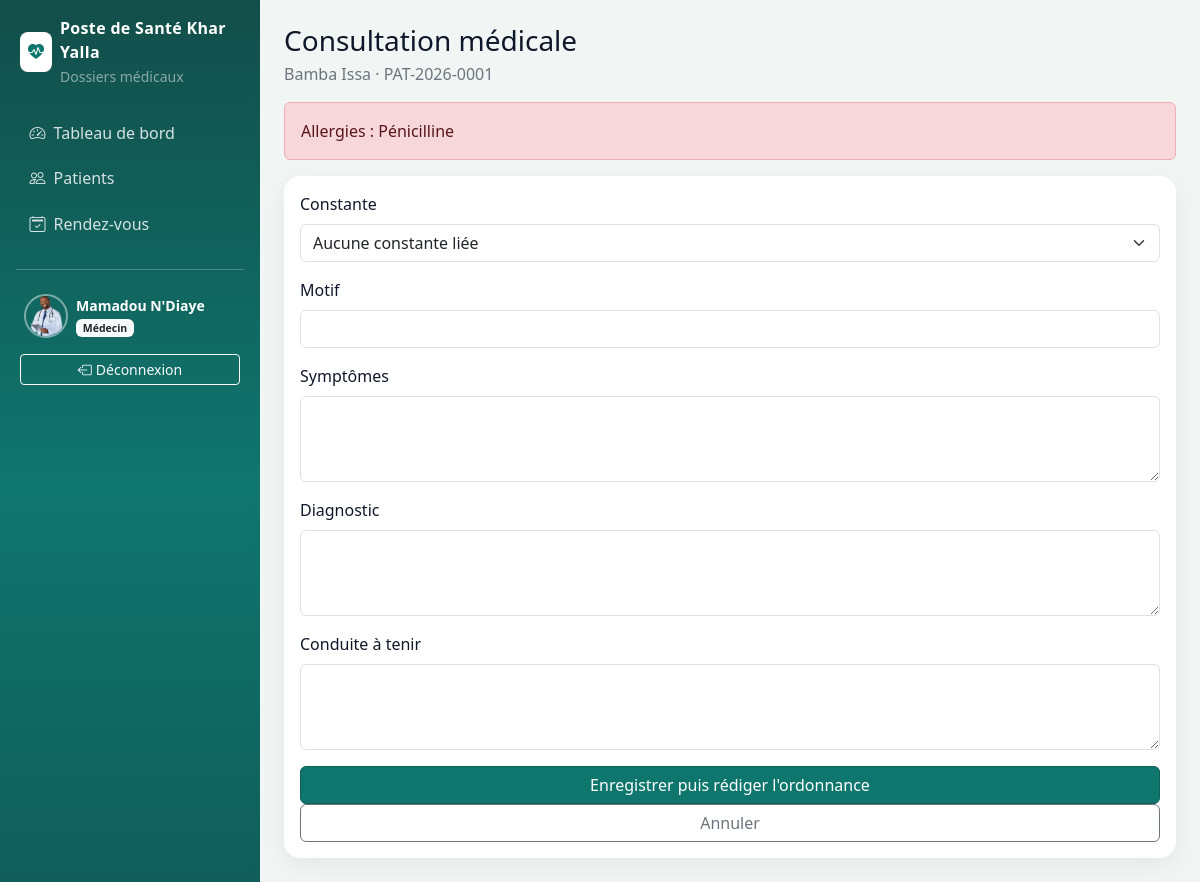
The app's page /consultations/patients/1/nouvelle/ (signed in) with its own data.
### accounts/models.py (models this page shows, shortened)
class User(AbstractUser):
    class Role(models.TextChoices):
        ADMIN = "ADMIN", "Administrateur"
        MEDECIN = "MEDECIN", "Médecin"
        INFIRMIER = "INFIRMIER", "Infirmier"
        RECEPTIONNISTE = "RECEPTIONNISTE", "Réceptionniste"
    ROLES_CREABLES = (
        (Role.MEDECIN, "Médecin"),
        (Role.INFIRMIER, "Infirmier"),
        (Role.RECEPTIONNISTE, "Réceptionniste"),
    )
    role = models.CharField(
        "rôle",
        max_length=20,
        choices=Role.choices,
        default=Role.RECEPTIONNISTE,
        help_text="Ça décide ce que la personne a le droit de faire.",
    )
    telephone = models.CharField("téléphone", max_length=30, blank=True)
    photo = models.ImageField(
        "photo de profil",
        upload_to=photo_upload_to,
        blank=True,
        null=True,
    )
    class Meta:
        verbose_name = "utilisateur"
        verbose_name_plural = "utilisateurs"
        ordering = ["last_name", "first_name", "username"]
    def is_admin(self):
        return self.role == self.Role.ADMIN
    def is_medecin(self):
        return self.role == self.Role.MEDECIN
    def is_infirmier(self):
        return self.role == self.Role.INFIRMIER
    def is_receptionniste(self):
        return self.role == self.Role.RECEPTIONNISTE
    def is_soignant(self):
        return self.role in (self.Role.MEDECIN, self.Role.INFIRMIER)

### patients/models.py (models this page shows, shortened)
class Patient(models.Model):
    class Genre(models.TextChoices):
        M = "M", "Masculin"
        F = "F", "Féminin"
    class GroupeSanguin(models.TextChoices):
        A_POS = "A+", "A+"
        A_NEG = "A-", "A-"
        B_POS = "B+", "B+"
        B_NEG = "B-", "B-"
        AB_POS = "AB+", "AB+"
        AB_NEG = "AB-", "AB-"
        O_POS = "O+", "O+"
        O_NEG = "O-", "O-"
        INCONNU = "INCONNU", "Inconnu"
    numero_dossier = models.CharField(
        "numéro de dossier",
        max_length=20,
        unique=True,
        editable=False,
        help_text="Généré automatiquement : PAT-AAAA-XXXX",
    )
    nom = models.CharField(max_length=80)
    prenom = models.CharField("prénom", max_length=80)
    date_naissance = models.DateField("date de naissance")
    genre = models.CharField(max_length=1, choices=Genre.choices)
    groupe_sanguin = models.CharField(
        max_length=8,
        choices=GroupeSanguin.choices,
        default=GroupeSanguin.INCONNU,
    )
    telephone = models.CharField("téléphone", max_length=30, blank=True)
    adresse = models.CharField(max_length=255, blank=True)
    antecedent_medicaux = models.TextField("antécédents médicaux", blank=True)
    antecedent_chirurgicaux = models.TextField("antécédents chirurgicaux", blank=True)
    allergies = models.TextField(blank=True)
    created_at = models.DateTimeField("créé le", auto_now_add=True)
    updated_at = models.DateTimeField("modifié le", auto_now=True)
    created_by = models.ForeignKey(
        settings.AUTH_USER_MODEL,
        on_delete=models.SET_NULL,
        null=True,
        blank=True,
        related_name="patients_crees",
        verbose_name="enregistré par",
    )
    class Meta:
        ordering = ["nom", "prenom"]
        verbose_name = "patient"
        verbose_name_plural = "patients"
        indexes = [
            models.Index(fields=["nom", "prenom"]),
            models.Index(fields=["numero_dossier"]),
        ]
    def __str__(self):
        return f"{self.numero_dossier} — {self.nom} {self.prenom}"
    def get_absolute_url(self):
        return reverse("patients:detail", kwargs={"pk": self.pk})

### consultations/views.py (the view, shortened to what this page needs)
class ConsultationCreateView(SoignantMixin, PatientKwargMixin, CreateView):
    model = Consultation
    form_class = ConsultationForm
    template_name = "consultations/consultation_form.html"
    def get_form_kwargs(self):
        kwargs = super().get_form_kwargs()
        kwargs["patient"] = self.get_patient()
        return kwargs
    def get_context_data(self, **kwargs):
        ctx = super().get_context_data(**kwargs)
        ctx["patient"] = self.get_patient()
        return ctx

### consultations/forms.py
class ConsultationForm(BootstrapFormMixin, forms.ModelForm):
    class Meta:
        model = Consultation
        fields = ["constante", "motif", "symptomes", "diagnostic", "conduite_a_tenir"]
        widgets = {
            "symptomes": forms.Textarea(attrs={"rows": 3}),
            "diagnostic": forms.Textarea(attrs={"rows": 3}),
            "conduite_a_tenir": forms.Textarea(attrs={"rows": 3}),
        }
    def __init__(self, *args, patient: Optional[Patient] = None, **kwargs):
        super().__init__(*args, **kwargs)
        self.fields["constante"].required = False
        if patient is not None:
            self.fields["constante"].queryset = Constante.objects.filter(patient=patient)
            self.fields["constante"].empty_label = "Aucune constante liée"

### accounts/audit.py (called while the page is built)
def masquer_commandes_expirees():
    seuil = timezone.now() - timedelta(hours=24)
    return AuditLog.objects.filter(efface_le__isnull=True, created_at__lt=seuil).update(
        efface_le=timezone.now()
    )

### accounts/context_processors.py (called while the page is built, shortened)
def role_flags(request):
    user = getattr(request, "user", None)
    return {
        "is_admin_role": user.is_admin(),
        "is_medecin_role": user.is_medecin(),
        "is_infirmier_role": user.is_infirmier(),
        "is_reception_role": user.is_receptionniste(),
        "is_soignant_role": user.is_soignant(),
    }

def structure(_request):
    from django.conf import settings
    return {"NOM_STRUCTURE": getattr(settings, "NOM_STRUCTURE", "Poste de Santé Khar Yalla")}

### accounts/permissions.py (called while the page is built)
    def test_func(self):
        user = self.request.user
        if not user.is_authenticated:
            return False
        return user.role in self.allowed_roles

### consultations/models.py (called while the page is built)
    def __str__(self):
        return f"Constantes {self.patient} — {self.date:%d/%m/%Y %H:%M}"

### consultations/views.py (called while the page is built)
    def get_patient(self):
        return get_object_or_404(Patient, pk=self.kwargs["patient_pk"])

### templates/consultations/consultation_form.html (shortened to what this page needs)
{% extends "base.html" %}
{% block content %}
<h1 class="h3 mb-1">Consultation médicale</h1>
<p class="text-secondary">{{ patient.nom }} {{ patient.prenom }} · {{ patient.numero_dossier }}</p>
{% if patient.allergies %}
  <div class="alert alert-danger">Allergies : {{ patient.allergies }}</div>
{% endif %}
<form method="post" class="card stat-card card-body" novalidate>
  {% for field in form %}
    <div class="mb-3">
      <label class="form-label" for="{{ field.id_for_label }}">{{ field.label }}</label>
      {{ field }}
    </div>
  {% endfor %}
  <button class="btn btn-success" type="submit">
    {% if is_medecin_role %}Enregistrer puis rédiger l'ordonnance{% else %}Enregistrer la consultation{% endif %}
  </button>
  <a class="btn btn-outline-secondary" href="{{ patient.get_absolute_url }}">Annuler</a>
</form>
{% endblock %}

### templates/base.html (shortened to what this page needs)
<!DOCTYPE html>
<html lang="fr">
<head>
  <link href="https://cdn.jsdelivr.net/npm/bootstrap@5.3.3/dist/css/bootstrap.min.css" rel="stylesheet">
  <link href="https://cdn.jsdelivr.net/npm/bootstrap-icons@1.11.3/font/bootstrap-icons.min.css" rel="stylesheet">
  {% load static %}
  <link rel="stylesheet" href="{% static 'css/app.css' %}">
</head>
<body class="app-body">
  <div class="d-flex">
    <aside class="sidebar text-white p-3 no-print">
      <div class="d-flex align-items-center gap-2 mb-4 px-1">
        <span class="bg-white text-success rounded-3 p-2"><i class="bi bi-heart-pulse-fill"></i></span>
        <div>
          <div class="brand">{{ NOM_STRUCTURE }}</div>
          <small class="text-white-50">Dossiers médicaux</small>
        </div>
      </div>
      <nav class="nav flex-column gap-1">
        <a class="nav-link {% if request.resolver_match.url_name == 'dashboard' %}active{% endif %}" href="{% url 'reports:dashboard' %}">
          <i class="bi bi-speedometer2 me-2"></i>Tableau de bord
        </a>
        {% if not is_admin_role %}
        <a class="nav-link {% if request.resolver_match.app_name == 'patients' %}active{% endif %}" href="{% url 'patients:liste' %}">
          <i class="bi bi-people me-2"></i>Patients
        </a>
        {% endif %}
        {% if is_medecin_role %}
        <a class="nav-link {% if request.resolver_match.url_name and 'rdv' in request.resolver_match.url_name %}active{% endif %}" href="{% url 'consultations:rdv_liste' %}">
          <i class="bi bi-calendar2-check me-2"></i>Rendez-vous
        </a>
        {% endif %}
      </nav>
      <hr class="border-light opacity-25 my-4">
      <a href="{% url 'accounts:profil' %}" class="d-flex align-items-center gap-2 px-2 text-white text-decoration-none">
        {% if request.user.photo %}
          <img src="{{ request.user.photo.url }}" alt="Photo de profil" class="avatar-profil">
        {% else %}
          <span class="avatar-profil avatar-fallback">{{ request.user.first_name|slice:":1"|default:request.user.username|slice:":1"|upper }}</span>
        {% endif %}
        <div class="small">
          <div class="fw-semibold">{{ request.user.get_full_name|default:request.user.username }}</div>
          <span class="badge text-bg-light text-dark badge-role">{{ request.user.get_role_display }}</span>
        </div>
      </a>
      <form method="post" action="{% url 'accounts:logout' %}" class="mt-3 px-1">
        <button class="btn btn-outline-light btn-sm w-100" type="submit">
          <i class="bi bi-box-arrow-left me-1"></i>Déconnexion
        </button>
      </form>
    </aside>
    <main class="flex-grow-1 p-4">
      {% block content %}{% endblock %}
    </main>
  </div>
</body>
</html>

### static/css/app.css (style rules this page uses)
:root { --hc-teal: #0f766e; --hc-teal-dark: #115e59; --hc-teal-deep: #134e4a; --hc-ink: #0f172a; --hc-muted: #64748b; --hc-bg: #f1f5f4; }
html, body { height: 100%; }
body.app-body { background: var(--hc-bg); color: var(--hc-ink); }
.btn-success { background-color: var(--hc-teal); border-color: var(--hc-teal-dark); }
.text-success { color: var(--hc-teal) !important; }
.sidebar { width: 260px; min-height: 100vh; background: linear-gradient(180deg, var(--hc-teal-deep) 0%, var(--hc-teal) 55%, var(--hc-teal-dark) 100%); }
.sidebar .brand { font-weight: 700; letter-spacing: .02em; }
.sidebar .nav-link { color: rgba(255,255,255,.82); border-radius: .6rem; padding: .55rem .85rem; }
.stat-card { border: 0; border-radius: 1rem; box-shadow: 0 8px 24px rgba(15, 23, 42, .06); background: #fff; }
.badge-role { font-weight: 600; }
.avatar-profil { width: 44px; height: 44px; border-radius: 50%; object-fit: cover; border: 2px solid rgba(255,255,255,.45); flex-shrink: 0; }

### records on screen
User: user.photo (picture), user.get_full_name "Mamadou N'Diaye", user.role "Médecin"
Patient: nom "Bamba", prenom "Issa", numero_dossier "PAT-2026-0001", allergies "Pénicilline"

### other values on screen
{{ NOM_STRUCTURE }} "Poste de Santé Khar Yalla"
{{ field.label }} "Constante" "Motif" "Symptômes" "Diagnostic" "Conduite à tenir"
